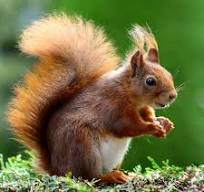
#> input picture images/05.jpeg, 204 x 192 px, found by its file name
$ jupyter execute Baitap16.ipynb
#> lines starting #> are read from the running program, lines starting #| are printed output that depends on the picture
[cell 1]
from PIL import Image
import numpy as np
import matplotlib.pyplot as plt
from scipy import ndimage

my_path = "../ThiGiacMayTinh/images/05.jpeg"
img = Image.open(my_path)
#> img is the input picture: PIL image 204x192 RGB; mean R, G, B 114, 114.6, 67.6

gray_img = img.convert('L')
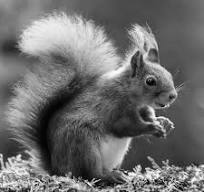
#> gray_img: PIL image 204x192 L; min 1, max 253, mean 109

img_arr = np.array(gray_img)

blurred_image_a = ndimage.gaussian_filter(img_arr, sigma=1, mode="constant")
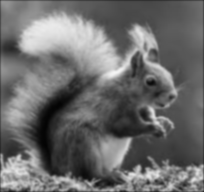
#> blurred_image_a: shape (192, 204); min 3, max 244, mean 107.2
blurred_image_b = ndimage.gaussian_filter(img_arr, sigma=3, mode="constant")
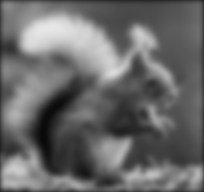
#> blurred_image_b: shape (192, 204); min 9, max 231, mean 105.3
blurred_image_c = ndimage.gaussian_filter(img_arr, sigma=5, mode="constant")
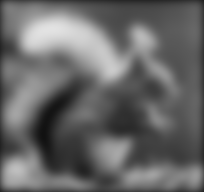
#> blurred_image_c: shape (192, 204); min 17, max 226, mean 103.5

fig, axs = plt.subplots(2,2, figsize=(10, 8))

plt.subplot(2,2,1)
plt.imshow(gray_img, cmap='gray')
plt.title('Ảnh xám gốc')

plt.subplot(2,2,2)
plt.imshow(blurred_image_a, cmap='gray')
plt.title('sigma=1')

plt.subplot(2,2,3)
plt.imshow(blurred_image_b, cmap='gray')
plt.title('sigma=3')

plt.subplot(2,2,4)
plt.imshow(blurred_image_c, cmap='gray')
plt.title('sigma=5')

$ run again, with images/01.jpeg copied over images/05.jpeg
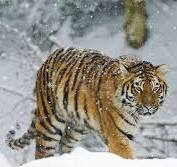
#> input picture images/01.jpeg, 177 x 167 px, found by its file name
#> img is the input picture: PIL image 177x167 RGB; mean R, G, B 149.2, 145.9, 138
#> `blurred_image_a = ndimage.gaussian_filter(img_arr, sigma=1, mode="cons..`:
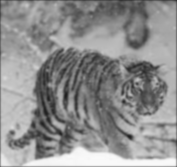
#> blurred_image_a: shape (167, 177); min 31, max 250, mean 143.5
#> `blurred_image_c = ndimage.gaussian_filter(img_arr, sigma=5, mode="cons..`:
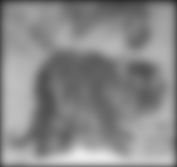
#> blurred_image_c: shape (167, 177); min 38, max 236, mean 136.8

$ run again, with images/02.jpeg copied over images/05.jpeg
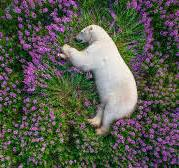
#> input picture images/02.jpeg, 179 x 168 px, found by its file name
#> img is the input picture: PIL image 179x168 RGB; mean R, G, B 87, 89.6, 77.1
#> `blurred_image_b = ndimage.gaussian_filter(img_arr, sigma=3, mode="cons..`:
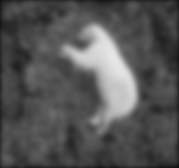
#> blurred_image_b: shape (168, 179); min 14, max 231, mean 84.5
#> `[cell 1] from PIL import Image import numpy as np import matplotlib.py..`:
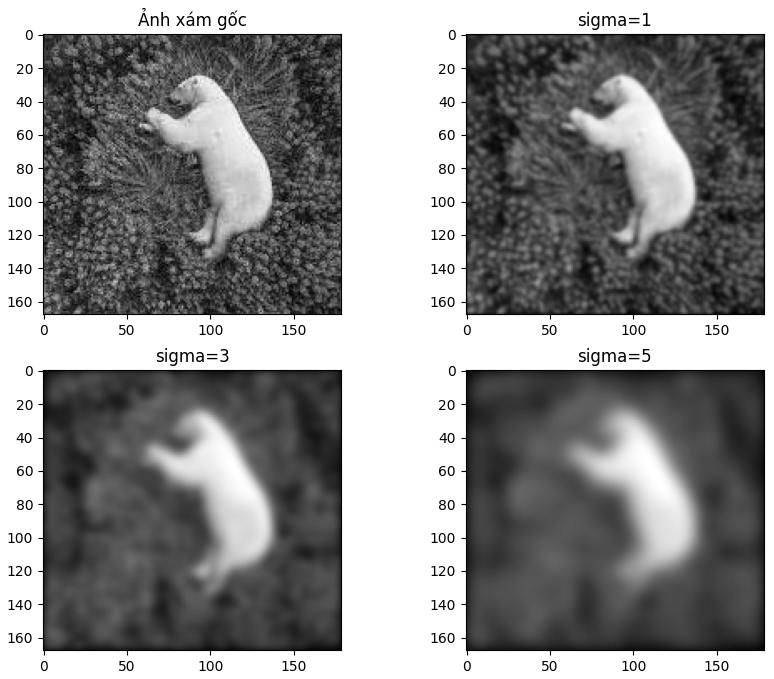
#> figure drawn by matplotlib, 4 panels

$ run again, with images/03.jpeg copied over images/05.jpeg
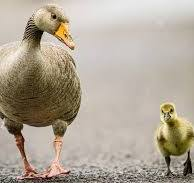
#> input picture images/03.jpeg, 194 x 183 px, found by its file name
#> img is the input picture: PIL image 194x183 RGB; mean R, G, B 176, 165.7, 150.6
#> `blurred_image_a = ndimage.gaussian_filter(img_arr, sigma=1, mode="cons..`:
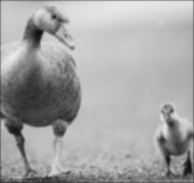
#> blurred_image_a: shape (183, 194); min 14, max 234, mean 164.8
#> `blurred_image_c = ndimage.gaussian_filter(img_arr, sigma=5, mode="cons..`:
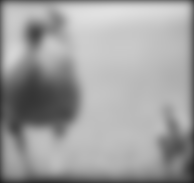
#> blurred_image_c: shape (183, 194); min 33, max 224, mean 159.2
